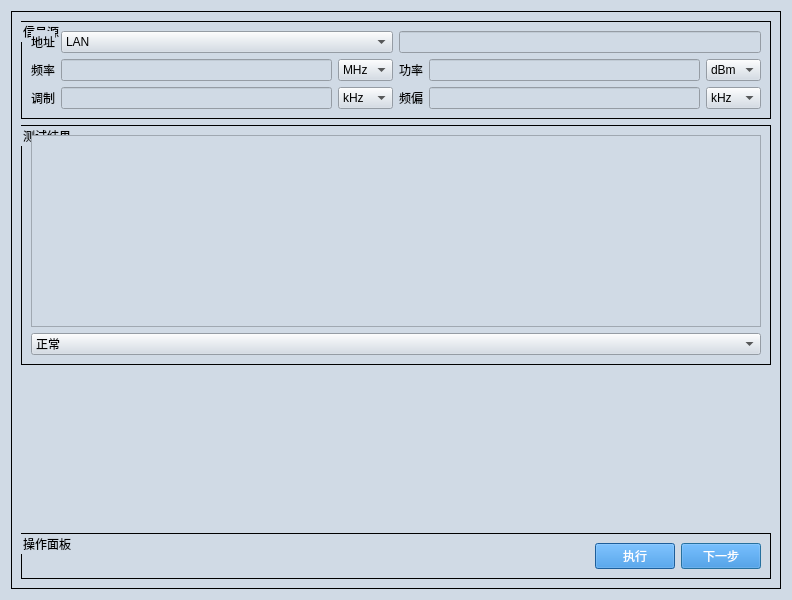
<?xml version="1.0" encoding="UTF-8"?>
<ui version="4.0">
 <class>Dialog</class>
 <widget class="QDialog" name="Dialog">
  <property name="geometry">
   <rect>
    <x>0</x>
    <y>0</y>
    <width>792</width>
    <height>600</height>
   </rect>
  </property>
  <property name="font">
   <font>
    <family>Microsoft YaHei</family>
    <pointsize>14</pointsize>
   </font>
  </property>
  <property name="windowTitle">
   <string>Dialog</string>
  </property>
  <property name="styleSheet">
   <string notr="true">QDialog{
background-color:#D0DAE5;
}

QTextBrower{
background-color:#D0DAE5;
}

QLineEdit{
background-color:#D0DAE5;
}

QWidget{
background-color:#D0DAE5;
}

QStackedWidget{
background-color:#D0DAE5;
}

QHeaderView{
background-color:#D0DAE5;
}

QLabel{
font-size:12px;
font-family:Microsoft YaHei;
background-color:#D0DAE5;
}

QPushButton{         /*按钮自适应拉伸背景*/
border-width: 2px 15px 2px 15px;
background-color:#2884D8;
color: #FFFFFF;
font-size:12px;
font-family:Microsoft YaHei;
}

QGroupBox{
font-size:12px;
font-family:Microsoft YaHei;
border:1px solid rgb(0, 0, 0); 
}</string>
  </property>
  <layout class="QGridLayout" name="gridLayout_2">
   <item row="0" column="0">
    <widget class="QGroupBox" name="groupBox">
     <property name="title">
      <string/>
     </property>
     <layout class="QGridLayout" name="gridLayout_4">
      <item row="0" column="0">
       <widget class="QGroupBox" name="groupBox_2">
        <property name="title">
         <string>信号源</string>
        </property>
        <layout class="QGridLayout" name="gridLayout">
         <item row="0" column="0">
          <widget class="QLabel" name="label_5">
           <property name="text">
            <string>地址</string>
           </property>
          </widget>
         </item>
         <item row="0" column="1" colspan="2">
          <widget class="QComboBox" name="comboBox_sg_addr">
           <item>
            <property name="text">
             <string>LAN</string>
            </property>
           </item>
          </widget>
         </item>
         <item row="0" column="3" colspan="3">
          <widget class="QLineEdit" name="lineEdit_addr_sg"/>
         </item>
         <item row="1" column="0">
          <widget class="QLabel" name="label">
           <property name="text">
            <string>频率</string>
           </property>
          </widget>
         </item>
         <item row="1" column="1">
          <widget class="QLineEdit" name="lineEdit_freq_sg"/>
         </item>
         <item row="1" column="2">
          <widget class="QComboBox" name="comboBox_sg_freq">
           <item>
            <property name="text">
             <string>MHz</string>
            </property>
           </item>
          </widget>
         </item>
         <item row="1" column="3">
          <widget class="QLabel" name="label_2">
           <property name="text">
            <string>功率</string>
           </property>
          </widget>
         </item>
         <item row="1" column="4">
          <widget class="QLineEdit" name="lineEdit_power_sg"/>
         </item>
         <item row="1" column="5">
          <widget class="QComboBox" name="comboBox_sg_power">
           <item>
            <property name="text">
             <string>dBm</string>
            </property>
           </item>
          </widget>
         </item>
         <item row="2" column="0">
          <widget class="QLabel" name="label_3">
           <property name="text">
            <string>调制</string>
           </property>
          </widget>
         </item>
         <item row="2" column="1">
          <widget class="QLineEdit" name="lineEdit_freq_sg_2"/>
         </item>
         <item row="2" column="2">
          <widget class="QComboBox" name="comboBox_sg_freq_2">
           <item>
            <property name="text">
             <string>kHz</string>
            </property>
           </item>
          </widget>
         </item>
         <item row="2" column="3">
          <widget class="QLabel" name="label_4">
           <property name="text">
            <string>频偏</string>
           </property>
          </widget>
         </item>
         <item row="2" column="4">
          <widget class="QLineEdit" name="lineEdit_power_sg_2"/>
         </item>
         <item row="2" column="5">
          <widget class="QComboBox" name="comboBox_sg_power_2">
           <item>
            <property name="text">
             <string>kHz</string>
            </property>
           </item>
          </widget>
         </item>
        </layout>
       </widget>
      </item>
      <item row="1" column="0">
       <widget class="QGroupBox" name="groupBox_3">
        <property name="title">
         <string>测试结果</string>
        </property>
        <layout class="QGridLayout" name="gridLayout_3">
         <item row="0" column="0">
          <widget class="QTextBrowser" name="textBrowser"/>
         </item>
         <item row="1" column="0">
          <widget class="QComboBox" name="comboBox">
           <item>
            <property name="text">
             <string>正常</string>
            </property>
           </item>
           <item>
            <property name="text">
             <string>异常</string>
            </property>
           </item>
          </widget>
         </item>
        </layout>
       </widget>
      </item>
      <item row="2" column="0">
       <spacer name="verticalSpacer">
        <property name="orientation">
         <enum>Qt::Vertical</enum>
        </property>
        <property name="sizeHint" stdset="0">
         <size>
          <width>20</width>
          <height>133</height>
         </size>
        </property>
       </spacer>
      </item>
      <item row="3" column="0">
       <widget class="QGroupBox" name="groupBox_4">
        <property name="title">
         <string>操作面板</string>
        </property>
        <layout class="QGridLayout" name="gridLayout_5">
         <item row="0" column="2">
          <widget class="QPushButton" name="pushButton_next">
           <property name="text">
            <string>下一步</string>
           </property>
          </widget>
         </item>
         <item row="0" column="0">
          <spacer name="horizontalSpacer_2">
           <property name="orientation">
            <enum>Qt::Horizontal</enum>
           </property>
           <property name="sizeHint" stdset="0">
            <size>
             <width>40</width>
             <height>20</height>
            </size>
           </property>
          </spacer>
         </item>
         <item row="0" column="1">
          <widget class="QPushButton" name="pushButton_excute">
           <property name="text">
            <string>执行</string>
           </property>
          </widget>
         </item>
        </layout>
       </widget>
      </item>
     </layout>
    </widget>
   </item>
  </layout>
 </widget>
 <resources>
  <include location="iconQrc.qrc"/>
 </resources>
 <connections/>
</ui>
